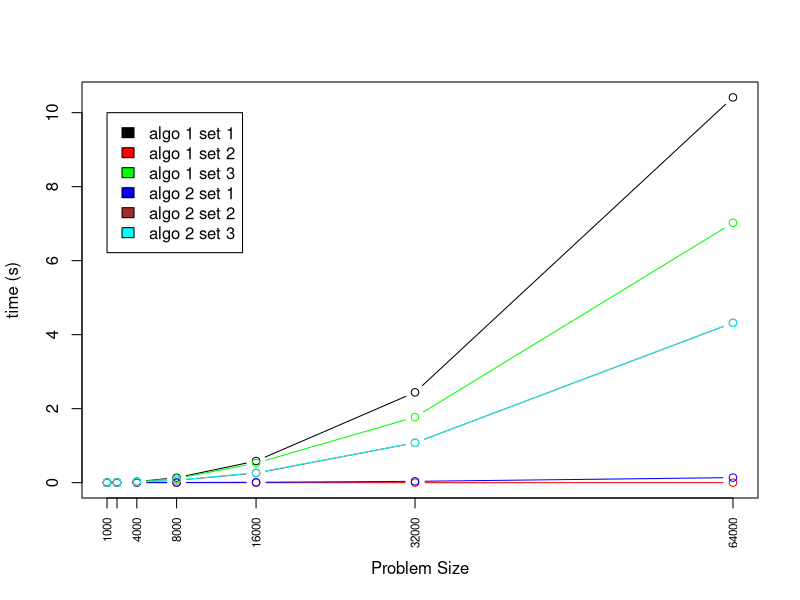
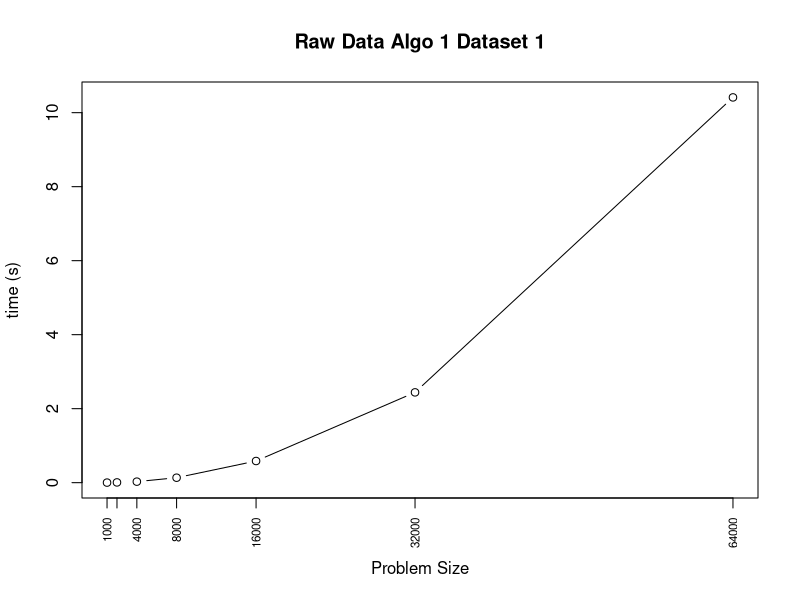
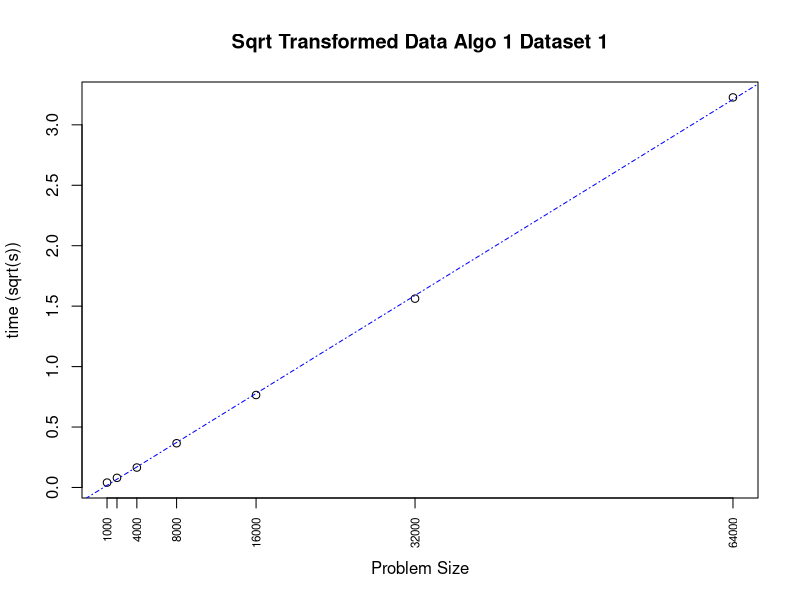
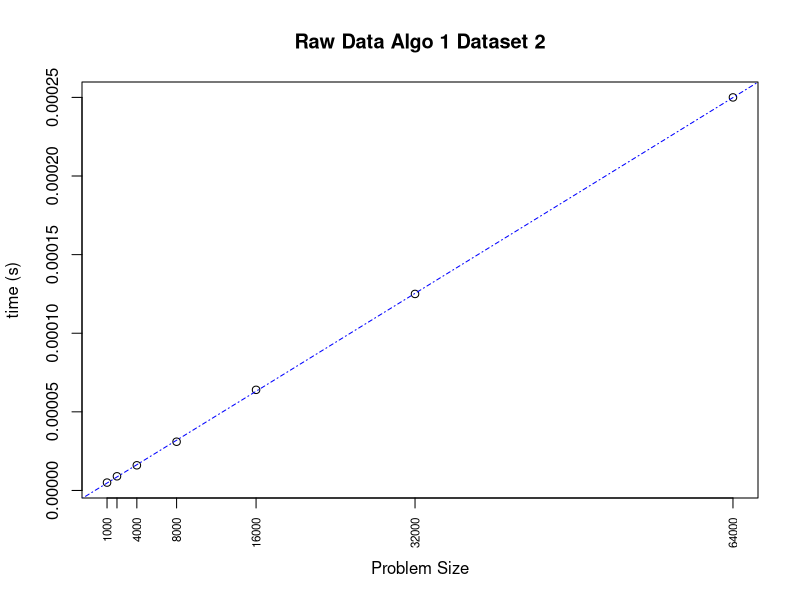
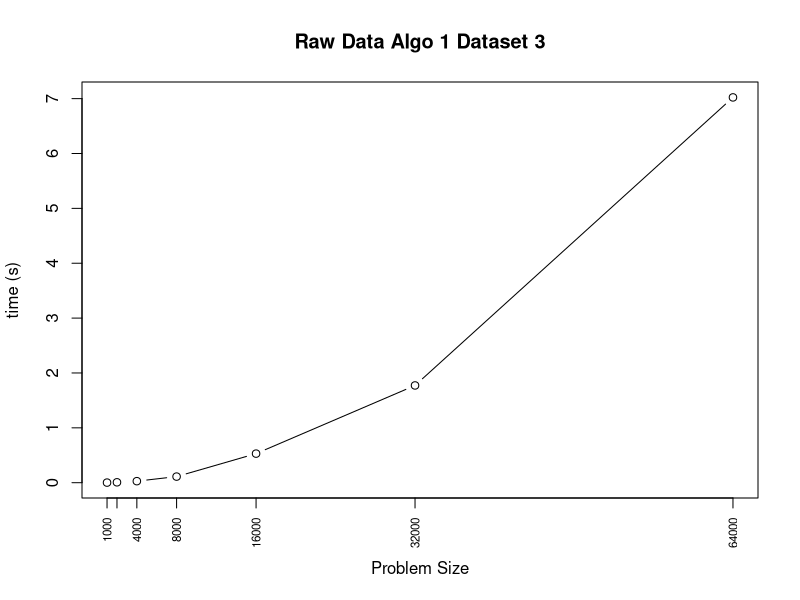
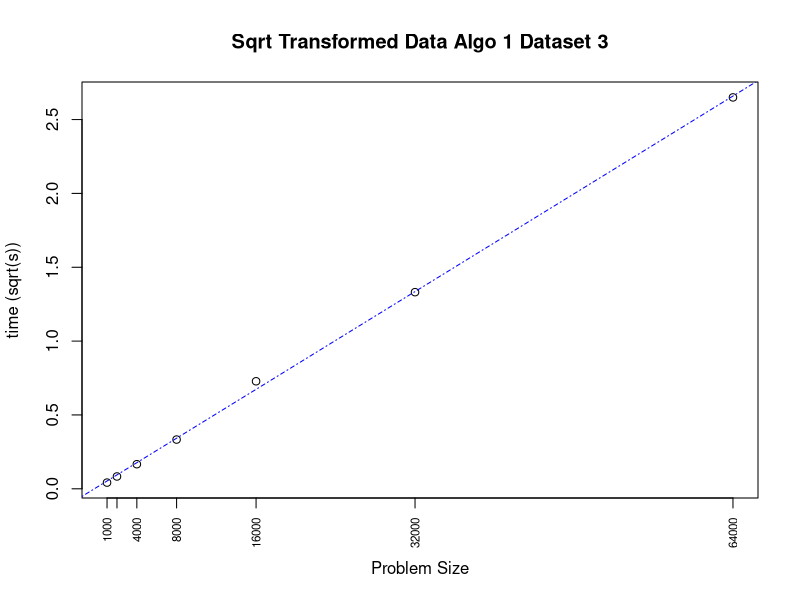
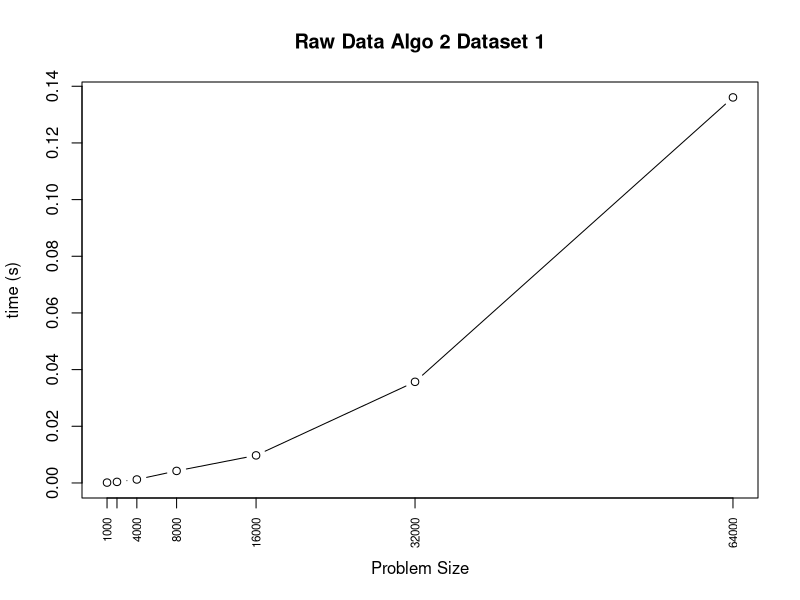
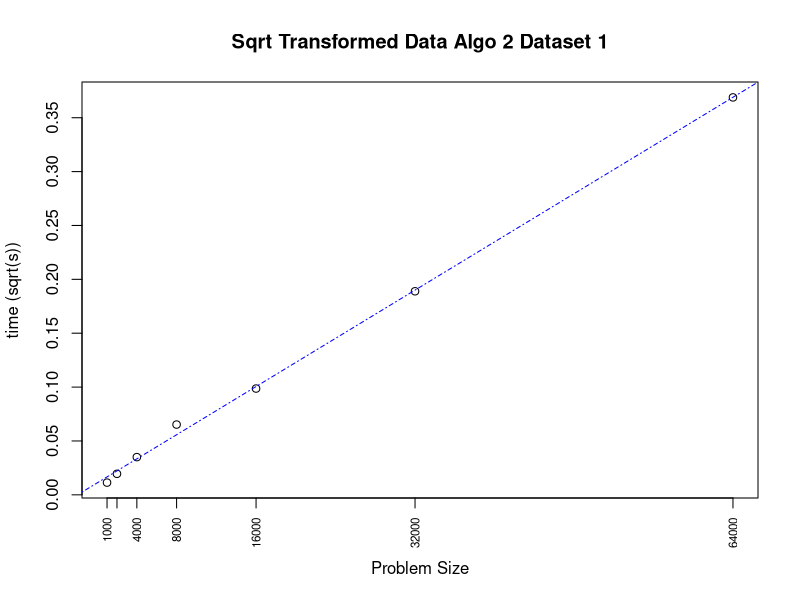

Source code (R) for these figures, in order:
setwd('~/git/dv5_performance_benchmark')
timing<-read.table('results.txt', header=F)



# Experiment Size
dataSize = c(1000, 2000, 4000, 8000, 16000, 32000, 64000)

# Datasets
algo1_set1<-timing[1:7,2]
algo1_set2<-timing[8:14,2]
algo1_set3<-timing[15:21,2]
algo2_set1<-timing[22:28,2]
algo2_set2<-timing[29:35,2]
algo2_set3<-timing[36:42,2]
benchmark <- data.frame(algo1_set1 = algo1_set1, 
                        algo1_set2=algo1_set2, 
                        algo1_set3=algo1_set3, 
                        algo2_set1=algo2_set1, 
                        algo2_set2=algo2_set2, 
                        algo2_set3=algo2_set3)

row.names(benchmark)<-dataSize 

plot(dataSize, 
     benchmark[,1], 
     xaxt="n", 
     type="b", 
     col='black',
     xlab='Problem Size',
     ylab='time (s)')
axis(1, at=dataSize, las=2, cex.axis=0.7)
points(dataSize, benchmark[,2], type="b", col="red")
points(dataSize, benchmark[,3], type="b", col="green")
points(dataSize, benchmark[,4], type="b", col="blue")
points(dataSize, benchmark[,5], type="b", col="brown")
points(dataSize, benchmark[,6], type="b", col="cyan")

legend(1000,10, c("algo 1 set 1", 
                  "algo 1 set 2", 
                  "algo 1 set 3", 
                  "algo 2 set 1", 
                  "algo 2 set 2", 
                  "algo 2 set 3"),
       fill=c('black', 'red', 'green', 'blue', 'brown', 'cyan'))

#####################################################################################
# Linear Regression Algo 1 Dataset 1
########
plot(dataSize, 
     benchmark[,1],
     main="Raw Data Algo 1 Dataset 1",
     xaxt="n", 
     type="b", 
     col='black',
     xlab='Problem Size',
     ylab='time (s)')
axis(1, at=dataSize, las=2, cex.axis=0.7)

### Transforming
plot(dataSize,
     sqrt(benchmark[,1]),
          lty=2,
          main="Sqrt Transformed Data Algo 1 Dataset 1",
          xaxt="n", 
          type="p", 
          col='black',
          xlab='Problem Size',
          ylab='time (sqrt(s))')
     axis(1, at=dataSize, las=2, cex.axis=0.7)

### Regression
regAnal <- lm(sqrt(benchmark[,1])~dataSize)
summary(regAnal)
cor(sqrt(benchmark[,1]),dataSize)
abline(regAnal, lty=4, col='blue')

#####################################################################################
# Linear Regression Algo 1 Dataset 2
########
plot(dataSize, 
     benchmark[,2],
     main="Raw Data Algo 1 Dataset 2",
     xaxt="n", 
     type="p", 
     col='black',
     xlab='Problem Size',
     ylab='time (s)')
axis(1, at=dataSize, las=2, cex.axis=0.7)

### Regression
regAnal <- lm(benchmark[,2]~dataSize)
summary(regAnal)
cor(benchmark[,2],dataSize)
abline(regAnal, lty=4, col='blue')

#####################################################################################
# Linear Regression Algo 1 Dataset 3
########
plot(dataSize, 
     benchmark[,3],
     main="Raw Data Algo 1 Dataset 3",
     xaxt="n", 
     type="b", 
     col='black',
     xlab='Problem Size',
     ylab='time (s)')
axis(1, at=dataSize, las=2, cex.axis=0.7)

### Transforming
plot(dataSize,
     sqrt(benchmark[,3]),
     lty=2,
     main="Sqrt Transformed Data Algo 1 Dataset 3",
     xaxt="n", 
     type="p", 
     col='black',
     xlab='Problem Size',
     ylab='time (sqrt(s))')
axis(1, at=dataSize, las=2, cex.axis=0.7)

### Regression
regAnal <- lm(sqrt(benchmark[,3])~dataSize)
summary(regAnal)
cor(sqrt(benchmark[,3]),dataSize)
abline(regAnal, lty=4, col='blue')

#####################################################################################
# Linear Regression Algo 2 Dataset 1
########
plot(dataSize, 
     benchmark[,4],
     main="Raw Data Algo 2 Dataset 1",
     xaxt="n", 
     type="b", 
     col='black',
     xlab='Problem Size',
     ylab='time (s)')
axis(1, at=dataSize, las=2, cex.axis=0.7)

### Transforming
plot(dataSize,
     sqrt(benchmark[,4]),
     lty=2,
     main="Sqrt Transformed Data Algo 2 Dataset 1",
     xaxt="n", 
     type="p", 
     col='black',
     xlab='Problem Size',
     ylab='time (sqrt(s))')
axis(1, at=dataSize, las=2, cex.axis=0.7)

### Regression
regAnal <- lm(sqrt(benchmark[,4])~dataSize)
summary(regAnal)
cor(sqrt(benchmark[,4]),dataSize)
abline(regAnal, lty=4, col='blue')


#####################################################################################
# Linear Regression Algo 2 Dataset 2
########
plot(dataSize, 
     benchmark[,5],
     main="Raw Data Algo 2 Dataset 2",
     xaxt="n", 
     type="b", 
     col='black',
     xlab='Problem Size',
     ylab='time (s)')
axis(1, at=dataSize, las=2, cex.axis=0.7)

### Transforming
plot(dataSize,
     sqrt(benchmark[,5]),
     lty=2,
     main="Sqrt Transformed Data Algo 2 Dataset 2",
     xaxt="n", 
     type="p", 
     col='black',
     xlab='Problem Size',
     ylab='time (sqrt(s))')
axis(1, at=dataSize, las=2, cex.axis=0.7)

### Regression
regAnal <- lm(sqrt(benchmark[,5])~dataSize)
summary(regAnal)
cor(sqrt(benchmark[,5]),dataSize)
abline(regAnal, lty=4, col='blue')


#####################################################################################
# Linear Regression Algo 2 Dataset 3
########
plot(dataSize, 
     benchmark[,6],
     main="Raw Data Algo 2 Dataset 3",
     xaxt="n", 
     type="b", 
     col='black',
     xlab='Problem Size',
     ylab='time (s)')
axis(1, at=dataSize, las=2, cex.axis=0.7)

### Transforming
plot(dataSize,
     sqrt(benchmark[,6]),
     lty=2,
     main="Sqrt Transformed Data Algo 2 Dataset 3",
     xaxt="n", 
     type="p", 
     col='black',
     xlab='Problem Size',
     ylab='time (sqrt(s))')
axis(1, at=dataSize, las=2, cex.axis=0.7)

### Regression
regAnal <- lm(sqrt(benchmark[,6])~dataSize)
summary(regAnal)
cor(sqrt(benchmark[,6]),dataSize)
abline(regAnal, lty=4, col='blue')
